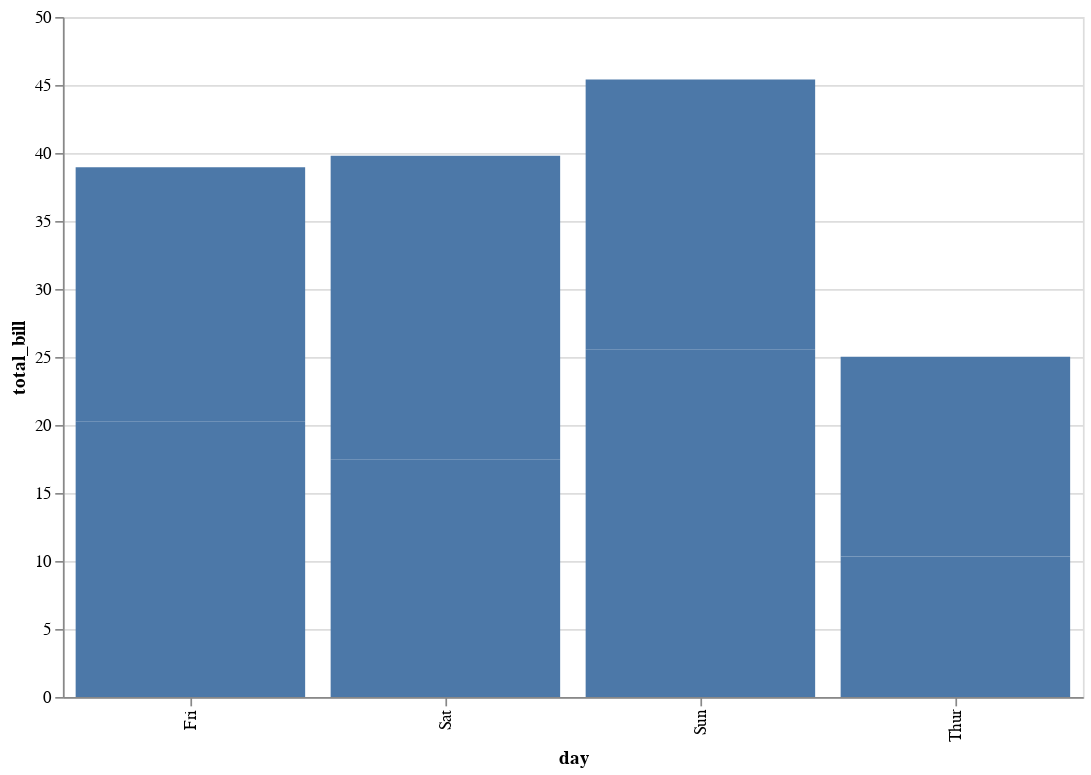

Notebook cell for this chart:
### Markdown cell above
1. **Gráfico de barras básico**:

### Code cell
import altair as alt
import pandas as pd

import warnings
warnings.filterwarnings("ignore", message=".*convert_dtype parameter is deprecated.*")


# Cargar los datos
tips = pd.DataFrame({
    'day': ['Thur', 'Fri', 'Sat', 'Sun', 'Thur', 'Fri', 'Sat', 'Sun'],
    'total_bill': [10.34, 20.23, 17.45, 25.53, 14.68, 18.72, 22.34, 19.88]
})

# Crear el gráfico de barras - vertical
chart = alt.Chart(tips).mark_bar().encode(
    x='day',
    y='total_bill'
).properties(
    width=600,
    height=400
).interactive()

# Mostrar el gráfico
chart

### Figure 1 — Vega-Lite specification as saved in the notebook (floating-point values rounded to 4 significant figures)
{"config": {"view": {"continuousWidth": 400, "continuousHeight": 300}}, "data": {"name": "data-32fc2a90a9665b2666ac4ee7c49875db"}, "mark": "bar", "encoding": {"x": {"field": "day", "type": "nominal"}, "y": {"field": "total_bill", "type": "quantitative"}}, "height": 400, "selection": {"selector001": {"type": "interval", "bind": "scales", "encodings": ["x", "y"]}}, "width": 600, "$schema": "https://vega.github.io/schema/vega-lite/v4.17.0.json", "datasets": {"data-32fc2a90a9665b2666ac4ee7c49875db": [{"day": "Thur", "total_bill": 10.34}, {"day": "Fri", "total_bill": 20.23}, {"day": "Sat", "total_bill": 17.45}, {"day": "Sun", "total_bill": 25.53}, {"day": "Thur", "total_bill": 14.68}, {"day": "Fri", "total_bill": 18.72}, {"day": "Sat", "total_bill": 22.34}, {"day": "Sun", "total_bill": 19.88}]}}
